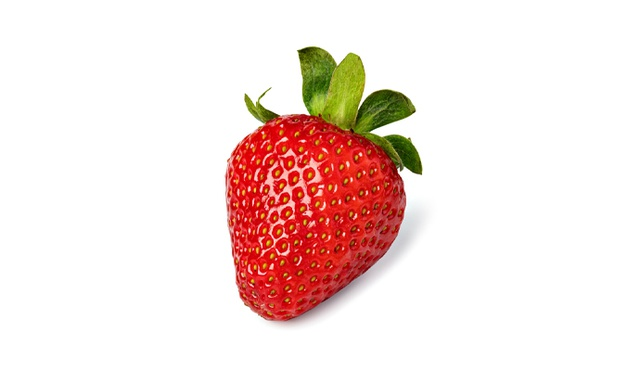
#> input picture opencv/straberry.jpg, 640 x 371 px, found by its file name
$ python basic.py
#> lines starting #> are read from the running program, lines starting #| are printed output that depends on the picture
#자르기 / 크기 조정
import cv2
import numpy as np

img = cv2.imread("/home/yong/opencv/straberry.jpg", cv2.IMREAD_COLOR)
#> img is the input picture: shape (371, 640, 3); mean B, G, R 221.8, 225.9, 244
dst = cv2.bitwise_not(img) # 이미지 역상
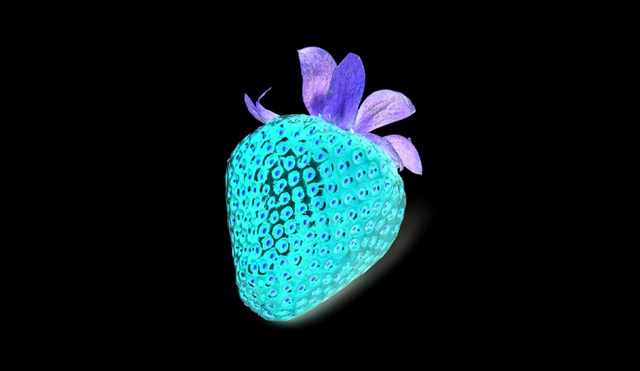
#> dst: shape (371, 640, 3); mean B, G, R 33.2, 29.1, 11

print(img.shape) # (371, 640, 3)
#| (371, 640, 3)

cropped = img[50:200, 100:500]
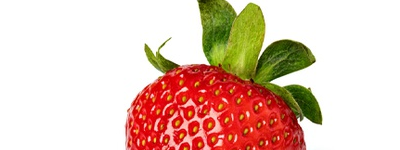
#> cropped: shape (150, 400, 3); mean B, G, R 183.3, 197.9, 227.5

resized = cv2.resize(cropped, (400, 200))
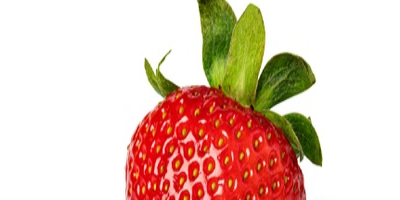
#> resized: shape (200, 400, 3); mean B, G, R 183.3, 197.9, 227.5

cv2.imshow("original", img)
cv2.imshow("dst", dst)
cv2.imshow("cropped", cropped)
cv2.imshow("resied", resized)

cv2.waitKey(0)
#> (the run stopped early here; a loop or call above may not have finished)
